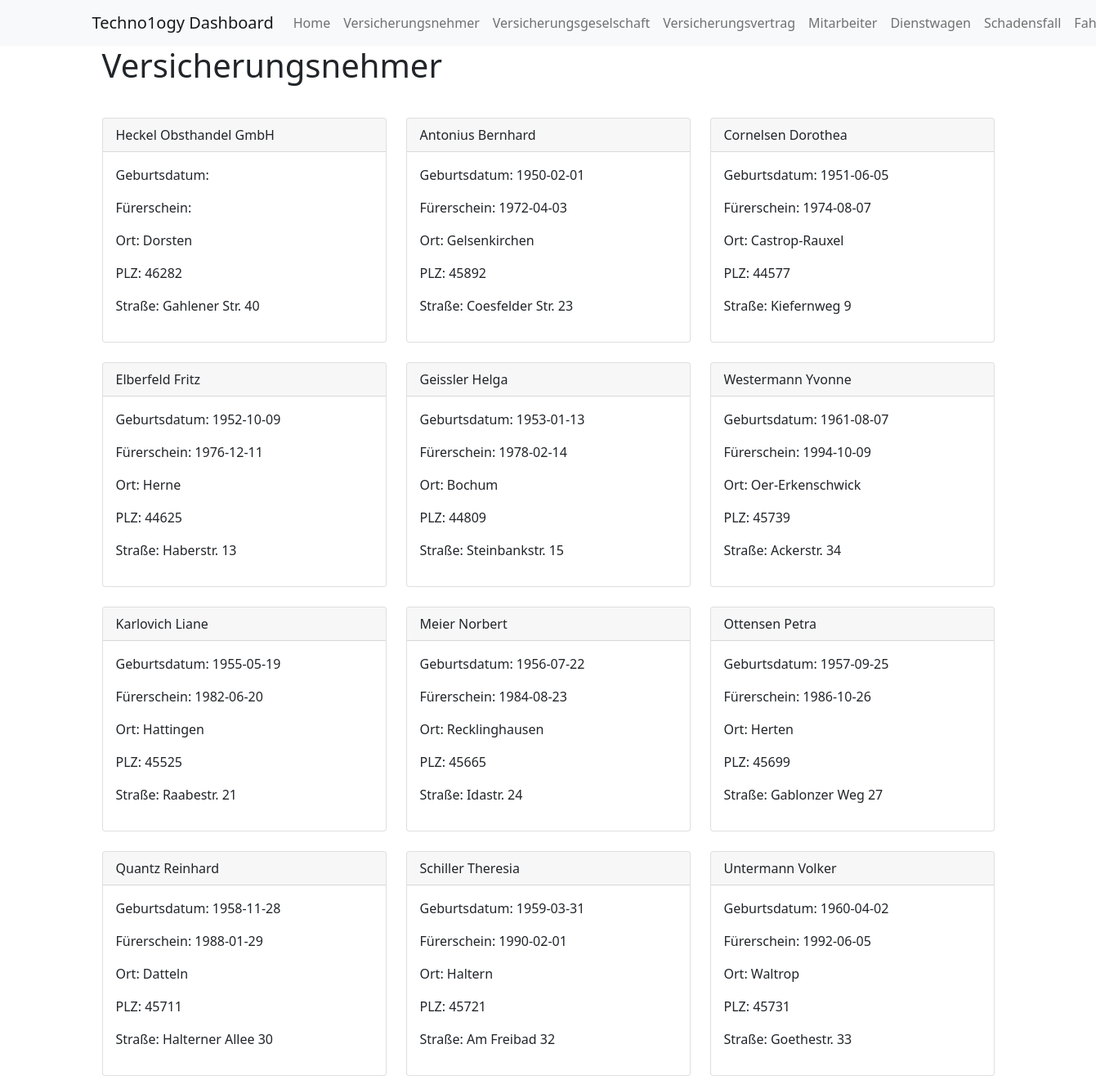
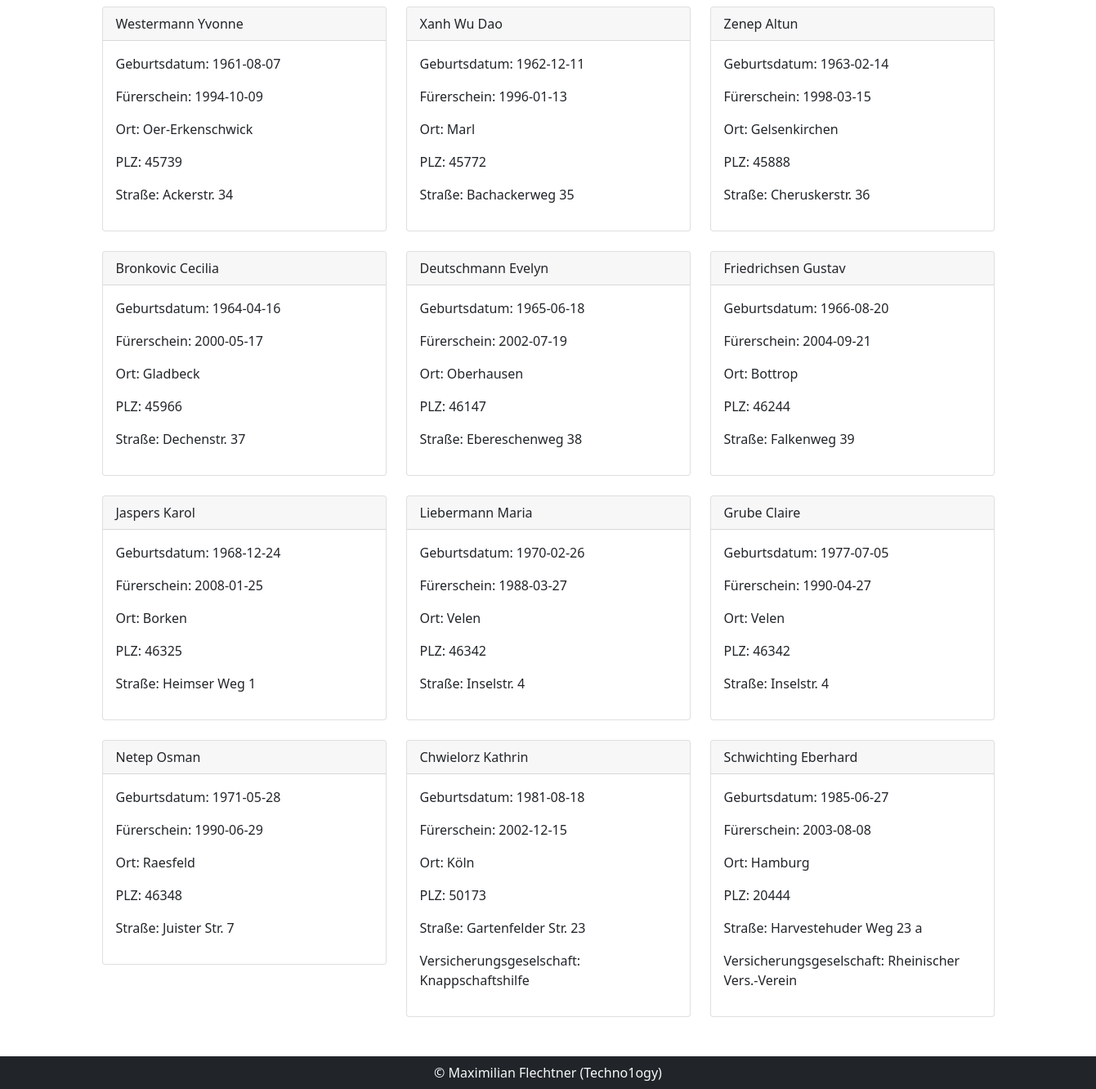
The page /insurance on the database its author committed (2 pictures, top to bottom).
### tables this page shows
CREATE TABLE Versicherungsnehmer
(ID              INTEGER       NOT NULL ,
 Name            VARCHAR(30)   NOT NULL,
 Vorname         VARCHAR(30),
 Geburtsdatum    DATE,
 Fuehrerschein   DATE,
 Ort             VARCHAR(30)   NOT NULL,
 PLZ             CHAR(5)       NOT NULL,
 Strasse         VARCHAR(30)   NOT NULL,
 Hausnummer      VARCHAR(10)   NOT NULL,
 Eigener_Kunde   CHAR(1)       NOT NULL,
 Versicherungsgesellschaft_ID  INTEGER,
 CONSTRAINT Versicherungsnehmer_PK  PRIMARY KEY (ID),
 CONSTRAINT `VN_VG` FOREIGN KEY (`Versicherungsgesellschaft_ID`) REFERENCES `Versicherungsgesellschaft` (`ID`)
);

### Routes.php (called while the page is built, shortened)
<?php
Route::set('insurance', function () {
    Insurance::CreateView("Insurance");
});
?>

### index.php (called while the page is built, shortened)
<?php
require_once('Routes.php');

### Controller/Insurance.php (called while the page is built, shortened)
<?php
class Insurance extends Controller implements ControllerModel
{
    public static function start($file)
    {
        $insurances = InsuranceModel::getAll();
        require_once($file);
    }
}
?>

### Models/Db.php (called while the page is built, shortened)
<?php
class Db
{
    public static function getAllFromDB($db)
    {
        return self::query("SELECT * FROM " . $db);
    }
    public static function query($query, $params = array())
    {
        try {
            $stmt = self::con()->prepare($query);
        } catch (Exception $e) {
            die('<div class="alert alert-danger">Die Tabelle existiert nicht, bitte überprüfen Sie ihre Datenbank(<a href="/installer">Installiren</a>)</div>');
        }
        $stmt->execute($params);
        $data = $stmt->fetchAll();
        return $data;
    }
    private static function con()
    {
        if (!defined('DBHOST') || !defined('DBNAME') || !defined('DBUSER') && !defined('DBPASS')) {
            header("Location: /installer");
        } else {
            try {
                $pdo = new PDO("mysql:host=" . DBHOST . ";dbname=" . DBNAME . ";charset=utf8", DBUSER, DBPASS);
            } catch (Exception $e) {
                die('<div class="alert alert-danger" role="alert">Bitte geben Sie die richtigen Daten zur Datenbank an (<a href="/installer">Instalieren</a>)</div>');
            }
            $pdo->setAttribute(PDO::ATTR_EMULATE_PREPARES, false);
            $pdo->setAttribute(PDO::ATTR_ERRMODE, PDO::ERRMODE_EXCEPTION);
            return $pdo;
        }
    }
}
?>

### Models/Insurance.php (called while the page is built, shortened)
<?php
class InsuranceModel extends Db implements Model
{
    public function __construct($id, $name, $firstName, $birth, $license, $location, $plz, $street, $streetNumber, $ownCustomer, $insuranceCompanyID)
    {
        $this->name = $name;
        $this->firstName = $firstName;
        $this->birth = $birth;
        $this->license = $license;
        $this->location = $location;
        $this->plz = $plz;
        $this->street = $street;
        $this->streetNumber = $streetNumber;
        $this->insuranceCompanyID = $insuranceCompanyID;
    }
    static public function getAll()
    {
        $insuranceList = [];
        foreach (self::getAllFromDB('Versicherungsnehmer') as $raw) {
            $insuranceList[] = new InsuranceModel(
                $raw[0],
                $raw[1],
                $raw[2],
                $raw[3],
                $raw[4],
                $raw[5],
                $raw[6],
                $raw[7],
                $raw[8],
                $raw[9],
                $raw[10]
            );
        }
        return $insuranceList;
    }
}

### Models/InsuranceCompany.php (called while the page is built, shortened)
<?php
class InsuranceCompanyModel extends Db implements Model
{
    public function __construct($id, $name, $location)
    {
        $this->name = $name;
    }
    public static function getById($id)
    {
        $insuranceCompanyList = [];
        $result = self::query("SELECT * FROM Versicherungsgesellschaft WHERE id = " . $id);
        if (!empty($result)) {
            foreach ($result as $department) {
                $insuranceCompanyList[] = new InsuranceCompanyModel(
                    $department[0],
                    $department[1],
                    $department[2]
                );
            }
        }
        if (!empty($insuranceCompanyList)) {
            return $insuranceCompanyList[0];
        }
        return false;
    }
}

### Controller/InsuranceCompany.php (called while the page is built, shortened)
<?php
class InsuranceCompany extends Controller implements ControllerModel
{
    public static function getById($id)
    {
        if ($id) {
            return InsuranceCompanyModel::getById($id);
        }
    }
}

### templates/list/insurance-single.php (the view)
<?php if (isset($insurance) && !empty($insurance) && $insurance instanceof InsuranceModel): ?>
    <div class="col-lg-4 col-12 col-md-6 mt-4">
        <div class="card">
            <div class="card-header">
                <?= $insurance->name ?> <?= $insurance->firstName ?>
            </div>
            <div class="card-body">
                <p>Geburtsdatum: <?= $insurance->birth ?></p>
                <p>Fürerschein: <?= $insurance->license ?></p>
                <p>Ort: <?= $insurance->location ?></p>
                <p>PLZ: <?= $insurance->plz ?></p>
                <p>Straße: <?= $insurance->street ?> <?= $insurance->streetNumber ?></p>
                <?php if ($insurance->insuranceCompanyID && !empty(InsuranceCompany::getById($insurance->insuranceCompanyID))): ?>
                    <p>Versicherungsgeselschaft: <?= InsuranceCompany::getById($insurance->insuranceCompanyID)->name ?></p>
                <?php endif; ?>
            </div>
        </div>
    </div>
<?php endif; ?>

### Models/Route.php (shortened to what this page needs)
<?php
class Route
{
    public static function set($route, $function)
    {
        if ($_GET['url'] == $route) {
            $function->__invoke();
        }
    }
}
?>

### templates/nav.php (shortened to what this page needs)
<!doctype html>
<html lang="de">
<head>
    <link href="https://cdn.jsdelivr.net/npm/bootstrap@5.0.0-beta2/dist/css/bootstrap.min.css" rel="stylesheet"
>
    <link rel="stylesheet" href="https://pro.fontawesome.com/releases/v5.15.2/css/all.css"
>
</head>
<body>
<nav class="navbar navbar-expand-lg navbar-light bg-light">
    <div class="container">
        <a class="navbar-brand" href="#">Techno1ogy Dashboard</a>
        <div class="collapse navbar-collapse" id="navbarNav">
            <ul class="navbar-nav">
                <li class="nav-item active">
                    <a class="nav-link" href="/index">Home <span class="sr-only">(current)</span></a>
                </li>
                <li class="nav-item">
                    <a class="nav-link" href="/insurance">Versicherungsnehmer</a>
                </li>
                <li class="nav-item">
                    <a class="nav-link" href="/insuranceCompany">Versicherungsgeselschaft</a>
                </li>
                <li class="nav-item">
                    <a class="nav-link" href="/insuranceContract">Versicherungsvertrag</a>
                </li>
                <li class="nav-item">
                    <a class="nav-link" href="/staff">Mitarbeiter</a>
                </li>
                <li class="nav-item">
                    <a class="nav-link" href="/companycar">Dienstwagen</a>
                </li>
                <li class="nav-item">
                    <a class="nav-link" href="/damageCase">Schadensfall</a>
                </li>
                <li class="nav-item">
                    <a class="nav-link" href="/car">Fahrzeuge</a>
                </li>
            </ul>
        </div>
    </div>
</nav>
<div class="container content">

### Controller/Controller.php (shortened to what this page needs)
<?php
class Controller extends Db
{
    public static function CreateView($view_name)
    {
        include_once('templates/nav.php');
        if (file_exists("./View/$view_name.php")) {
            static::start("./View/$view_name.php");
        }
        include_once('templates/footer.php');
    }
}
?>

### View/Insurance.php
<div class="container">
    <div class="row">
        <div class="col-12">
            <h1>Versicherungsnehmer</h1>
        </div>
    </div>
    <div class="row mt-2">
        <?php
        if (isset($insurances) && !empty($insurances)) {
            foreach ($insurances as $insurance) {
                include('templates/list/insurance-single.php');
            }
        }
        ?>
    </div>
</div>

### templates/footer.php (shortened to what this page needs)
</div>
<footer class="bg-dark mt-5">
    <div class="container">
        <div class="row">
            <div class="col-12 p-2">
                <div class="text-center text-light">
                    © Maximilian Flechtner (Techno1ogy)
                </div>
            </div>
        </div>
    </div>
</footer>
</body>
</html>

### rows shown on the page
versicherungsnehmer: Name "Heckel Obsthandel GmbH", Ort "Dorsten", PLZ "46282", Strasse "Gahlener Str.", Hausnummer "40"
versicherungsnehmer: Name "Antonius", Vorname "Bernhard", Geburtsdatum "1950-02-01", Fuehrerschein "1972-04-03", Ort "Gelsenkirchen", PLZ "45892", Strasse "Coesfelder Str.", Hausnummer "23"
versicherungsnehmer: Name "Cornelsen", Vorname "Dorothea", Geburtsdatum "1951-06-05", Fuehrerschein "1974-08-07", Ort "Castrop-Rauxel", PLZ "44577", Strasse "Kiefernweg", Hausnummer "9"
versicherungsnehmer: Name "Elberfeld", Vorname "Fritz", Geburtsdatum "1952-10-09", Fuehrerschein "1976-12-11", Ort "Herne", PLZ "44625", Strasse "Haberstr.", Hausnummer "13"
versicherungsnehmer: Name "Geissler", Vorname "Helga", Geburtsdatum "1953-01-13", Fuehrerschein "1978-02-14", Ort "Bochum", PLZ "44809", Strasse "Steinbankstr.", Hausnummer "15"
versicherungsnehmer: Name "Westermann", Vorname "Yvonne", Geburtsdatum "1961-08-07", Fuehrerschein "1994-10-09", Ort "Oer-Erkenschwick", PLZ "45739", Strasse "Ackerstr.", Hausnummer "34"
versicherungsnehmer: Name "Karlovich", Vorname "Liane", Geburtsdatum "1955-05-19", Fuehrerschein "1982-06-20", Ort "Hattingen", PLZ "45525", Strasse "Raabestr.", Hausnummer "21"
versicherungsnehmer: Name "Meier", Vorname "Norbert", Geburtsdatum "1956-07-22", Fuehrerschein "1984-08-23", Ort "Recklinghausen", PLZ "45665", Strasse "Idastr.", Hausnummer "24"
versicherungsnehmer: Name "Ottensen", Vorname "Petra", Geburtsdatum "1957-09-25", Fuehrerschein "1986-10-26", Ort "Herten", PLZ "45699", Strasse "Gablonzer Weg", Hausnummer "27"
versicherungsnehmer: Name "Quantz", Vorname "Reinhard", Geburtsdatum "1958-11-28", Fuehrerschein "1988-01-29", Ort "Datteln", PLZ "45711", Strasse "Halterner Allee", Hausnummer "30"
versicherungsnehmer: Name "Schiller", Vorname "Theresia", Geburtsdatum "1959-03-31", Fuehrerschein "1990-02-01", Ort "Haltern", PLZ "45721", Strasse "Am Freibad", Hausnummer "32"
versicherungsnehmer: Name "Untermann", Vorname "Volker", Geburtsdatum "1960-04-02", Fuehrerschein "1992-06-05", Ort "Waltrop", PLZ "45731", Strasse "Goethestr.", Hausnummer "33"
versicherungsnehmer: Name "Westermann", Vorname "Yvonne", Geburtsdatum "1961-08-07", Fuehrerschein "1994-10-09", Ort "Oer-Erkenschwick", PLZ "45739", Strasse "Ackerstr.", Hausnummer "34"
versicherungsnehmer: Name "Xanh", Vorname "Wu Dao", Geburtsdatum "1962-12-11", Fuehrerschein "1996-01-13", Ort "Marl", PLZ "45772", Strasse "Bachackerweg", Hausnummer "35"
versicherungsnehmer: Name "Zenep", Vorname "Altun", Geburtsdatum "1963-02-14", Fuehrerschein "1998-03-15", Ort "Gelsenkirchen", PLZ "45888", Strasse "Cheruskerstr.", Hausnummer "36"
versicherungsnehmer: Name "Bronkovic", Vorname "Cecilia", Geburtsdatum "1964-04-16", Fuehrerschein "2000-05-17", Ort "Gladbeck", PLZ "45966", Strasse "Dechenstr.", Hausnummer "37"
versicherungsnehmer: Name "Deutschmann", Vorname "Evelyn", Geburtsdatum "1965-06-18", Fuehrerschein "2002-07-19", Ort "Oberhausen", PLZ "46147", Strasse "Ebereschenweg", Hausnummer "38"
versicherungsnehmer: Name "Friedrichsen", Vorname "Gustav", Geburtsdatum "1966-08-20", Fuehrerschein "2004-09-21", Ort "Bottrop", PLZ "46244", Strasse "Falkenweg", Hausnummer "39"
versicherungsnehmer: Name "Jaspers", Vorname "Karol", Geburtsdatum "1968-12-24", Fuehrerschein "2008-01-25", Ort "Borken", PLZ "46325", Strasse "Heimser Weg", Hausnummer "1"
versicherungsnehmer: Name "Liebermann", Vorname "Maria", Geburtsdatum "1970-02-26", Fuehrerschein "1988-03-27", Ort "Velen", PLZ "46342", Strasse "Inselstr.", Hausnummer "4"
versicherungsnehmer: Name "Grube", Vorname "Claire", Geburtsdatum "1977-07-05", Fuehrerschein "1990-04-27", Ort "Velen", PLZ "46342", Strasse "Inselstr.", Hausnummer "4"
versicherungsnehmer: Name "Netep", Vorname "Osman", Geburtsdatum "1971-05-28", Fuehrerschein "1990-06-29", Ort "Raesfeld", PLZ "46348", Strasse "Juister Str.", Hausnummer "7"
versicherungsnehmer: Name "Chwielorz", Vorname "Kathrin", Geburtsdatum "1981-08-18", Fuehrerschein "2002-12-15", Ort "Köln", PLZ "50173", Strasse "Gartenfelder Str.", Hausnummer "23", name "Knappschaftshilfe"
versicherungsnehmer: Name "Schwichting", Vorname "Eberhard", Geburtsdatum "1985-06-27", Fuehrerschein "2003-08-08", Ort "Hamburg", PLZ "20444", Strasse "Harvestehuder Weg", Hausnummer "23 a", name "Rheinischer Vers.-Verein"
